Frame 1 (no input): blank canvas, image omitted
Frame 60 (the mouse pressed at the canvas centre just before this capture): blank canvas, image omitted
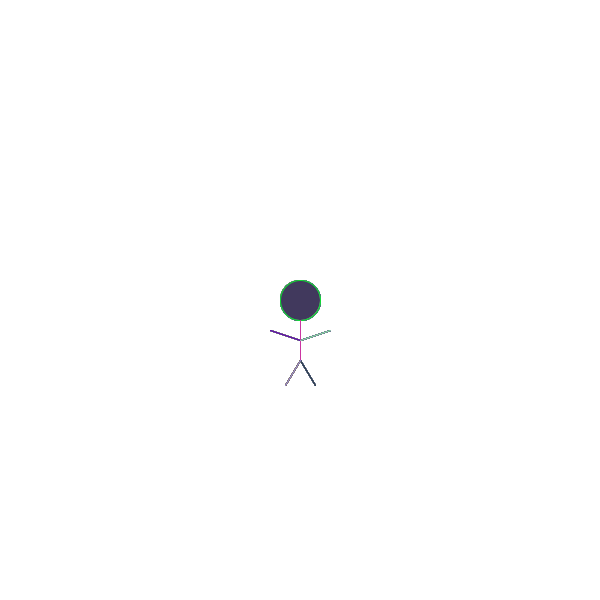
Frame 120 (the mouse held since frame 60 and released just before this capture)

The Processing sketch whose frames 1 and 60 were blank and that drew this single picture after the mouse press (run headless with seeded random() and noise(); from frame 60 on, the mouse is pressed at the canvas centre):

// Processing sketch: processing_160801
// ── processing_160801.pde

void setup(){
  size(600,600);
  background(255);
  smooth();
}

void draw(){
  if(mousePressed){
    stickFigure(mouseX, mouseY);
  }
}

void stickFigure(float x, float y){
  //head
  fill(random(255), random(255), random(255));
  ellipse(x, y, 40, 40);
  //body
  stroke(random(255), random(255), random(255));
  line(x, y+20, x, y+60);
  //legs
  stroke(random(255), random(255), random(255));
  line(x, y+60, x+15, y+85);
  stroke(random(255), random(255), random(255));
  line(x, y+60, x-15, y+85);
  //arms
  stroke(random(255), random(255), random(255));
  line(x, y+40, x-30, y+30);
  stroke(random(255), random(255), random(255));
  line(x, y+40, x+30, y+30);
}
